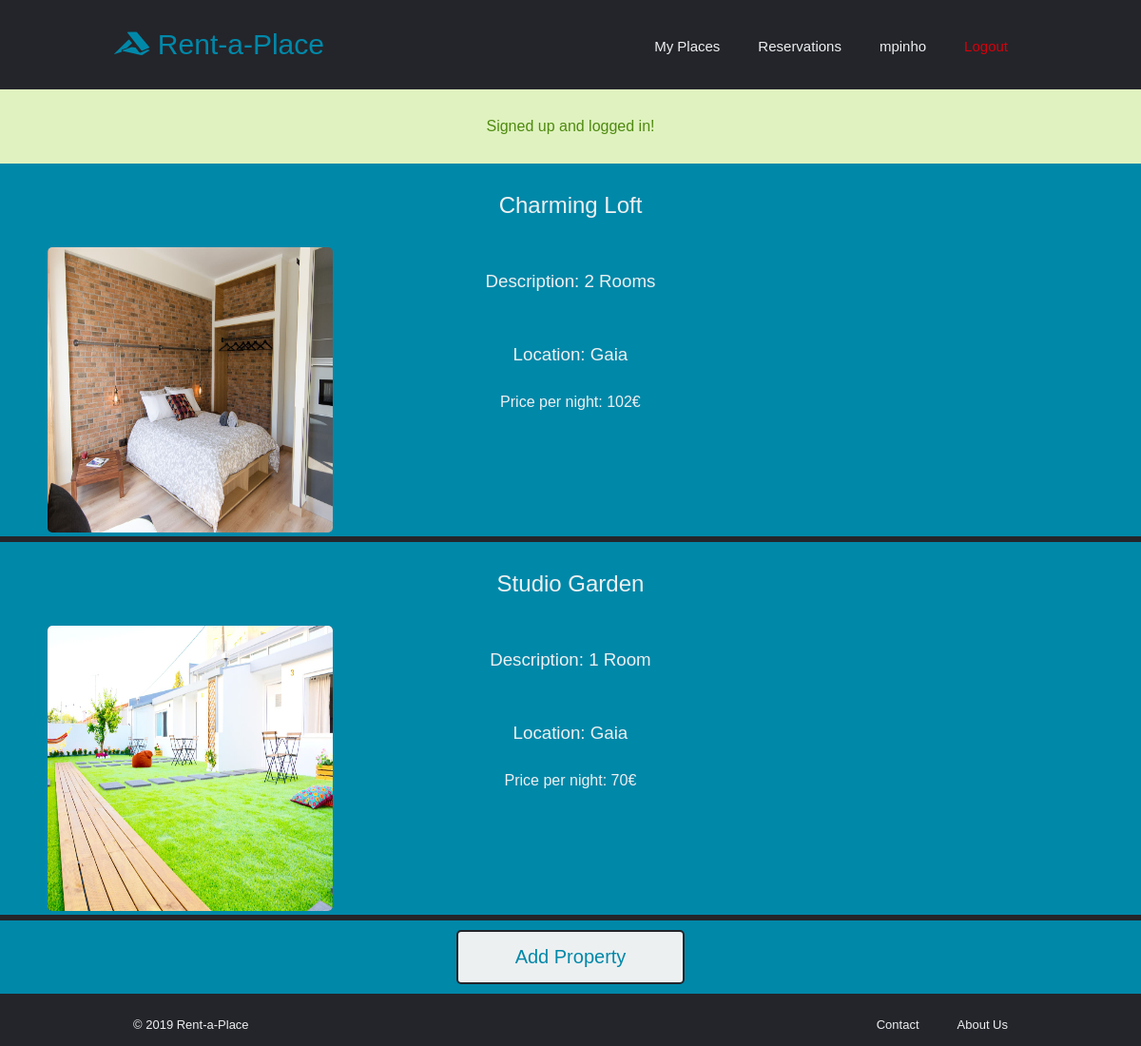
Page /pages/manage.php (signed in) on the committed database.
### tables this page shows
CREATE TABLE Properties (id INTEGER PRIMARY KEY, ownerID INTEGER NOT NULL, price FLOAT NOT NULL, title VARCHAR NOT NULL, location VARCHAR NOT NULL, description VARCHAR NOT NULL, availabilityStart DATE, availabilityEnd DATE);

CREATE TABLE Photos (id INTEGER PRIMARY KEY, description VARCHAR NOT NULL, propertyID INTEGER, path TEXT NOT NULL);

### pages/manage.php (called while the page is built, shortened)
<?php
  include_once('../templates/common/tpl_common.php');
  include_once('../templates/common/tpl_rental.php');
  include_once('../database/db_rental.php');
  $rentals = getProperties($_SESSION['username']);
  draw_header($_SESSION['username']);
  draw_rentals($rentals);
  draw_add();
  draw_footer();

### database/db_rental.php (called while the page is built, shortened)
<?php
    include_once('../database/db_user.php');
  function getProperties($username)
  {
      $db = Database::instance()->db();
      $user = getUser($username);
      $stmt = $db->prepare('SELECT * FROM Properties WHERE ownerID = ?');
      $stmt->execute(array($user['id']));
      return $stmt->fetchAll();
  }
  function getPropertyPhotos($property_id)
  {
      $db = Database::instance()->db();
      $stmt = $db->prepare('SELECT * FROM Photos WHERE propertyID = ?');
      $stmt->execute(array($property_id));
      return $stmt->fetchAll();
  }

### database/db_user.php (called while the page is built, shortened)
<?php
  function getUser($username)
  {
      $db = Database::instance()->db();
      $stmt = $db->prepare('SELECT * FROM Users WHERE username = ?');
      $stmt->execute(array($username));
      return $stmt->fetch();
  }

### templates/common/tpl_rental.php (the view, shortened to what this page needs)
<?php
include_once('../database/db_rental.php');
include_once('../database/db_user.php');
function draw_rentals($rentals)
{
    ?>
  <section class="rentals">
  <?php
    foreach ($rentals as $rental) {
        draw_rental($rental);
    } ?>
  </section>
<?php
} ?>
<?php function draw_add()
    {
        ?>
  <section class="add_menu">
    <button type="button" onclick="window.location.href='../pages/addproperty.php'" >Add Property</button>
  </section>
<?php
    } ?>
<?php function draw_rental($rental)
    {
    $photos = getPropertyPhotos($rental['id']);
        ?>
<a href="property.php?id=<?=$rental['id']?> " class="rental">
<article>
    <h2><?=$rental['title']?></h2>
  <main>
    <div class="row">
      <div class="column">
        <img alt="Property Image" src="../images/properties/<?php echo $photos[0]['path']; ?>"/>
      </div>
      <div class="column">
        <h3>Description: <?=$rental['description']?></h3>
        <h3>Location: <?=$rental['location']?></h3>
        <h4>Price per night: <?=$rental['price']?>€</h4>
      </div>
    </div>
</main>
</article>
</a>
<?php
    } ?>

### templates/common/tpl_common.php (shortened to what this page needs)
<?php function draw_header($username)
{
     ?>
  <!DOCTYPE html>
  <html>
    <head>
    <link rel="stylesheet" type="text/css" href="../css/header.css">
    <link rel="stylesheet" type="text/css" href="../css/style.css">
    <link rel="stylesheet" type="text/css" href="../css/footer.css">
    <link rel="stylesheet" type="text/css" href="../css/auth.css">
    <link rel="stylesheet" type="text/css" href="../css/profile.css">
    <link rel="stylesheet" type="text/css" href="../css/aboutus.css">
    <link rel="stylesheet" type="text/css" href="../css/rental.css">
    <link rel="stylesheet" type="text/css" href="../css/property.css">
    <link rel="stylesheet" type="text/css" href="../css/contact.css">
    <link rel="stylesheet" type="text/css" href="../css/search.css">
</head>
    <body>
      <header class="main_header">
        <nav>
        <?php if ($username != null) { ?>
          <ul id="header_links">
              <li><h1><a href="login.php" ><i class="fab fa-accusoft"></i> Rent-a-Place</a></h1></li>
              <li class="right_links"><a id="logout" href="../actions/action_logout.php">Logout</a></li>
              <li class="right_links"><a href="profile.php"><?=$username?></a></li>
              <li class="right_links"><a href="reservations.php">Reservations</a></li>
              <li class="right_links"><a href="manage.php">My Places</a></li>
            </ul>
        <?php } else { ?>
          <ul id="header_links">
              <li><h1><a href="login.php" ><i class="fab fa-accusoft"></i> Rent-a-Place</a></h1></li>
            </ul>
        <?php  } ?>
        </nav>
      </header>
      <?php if (isset($_SESSION['messages'])) {?>
        <section id="messages">
          <?php foreach ($_SESSION['messages'] as $message) { ?>
            <div class="<?=$message['type']?>"><?=$message['content']?></div>
          <?php } ?>
        </section>
      <?php unset($_SESSION['messages']); } ?>
<?php
} ?>
<?php function draw_footer()
    {
          ?>
    <footer class="main_footer">
        <ul id="footer_links">
            <li>
            &copy; 2019 Rent-a-Place
            </li>
            <li class="footer_right">
                <a href="aboutus.php">About Us</a>
            </li>
            <li class="footer_right">
                <a href="contact.php">Contact</a>
            </li>
        </ul>
    </footer>
  </body>
</html>
<?php
    } ?>

### css/header.css (style rules this page uses)
.main_header { margin: 30px 10%; }
#header_links { list-style: none; }
#header_links li { display: inline-block; }
h1 a { font-size: 30px; text-decoration: none; transition: all 0.3s ease 0s; color: #0088a9; }
.right_links { float: right; padding: 0px 20px; margin-top: 10px; }
.right_links a { transition: all 0.3s ease 0s; font-size: 15px; color: #edf0f1; text-decoration: none; }
.right_links #logout { color: #d8000c; }
body > #messages div { width: 100%; padding: 30px 10%; text-align: center; }
body > #messages .success { color: #4f8a10; background-color: #dff2bf; }

### css/style.css (style rules this page uses)
* { box-sizing: border-box; margin: 0; padding: 0; background-color: #24252a; font-family: "Montserrat", sans-serif; font-weight: 500; }

### css/footer.css (style rules this page uses)
.main_footer { color: #edf0f1; padding: 15px 10%; font-size: 13px; }
#footer_links li { display: inline-block; padding: 0px 20px; }
.footer_right { float: right; }
.footer_right a { text-decoration: none; color: #edf0f1; transition: all 0.3s ease 0s; }

### css/auth.css (style rules this page uses)
h2 { color: #edf0f1; background-color: #0088a9; padding: 30px 10%; text-align: center; }

### css/aboutus.css (style rules this page uses)
h3 { color: #edf0f1; background-color: #0088a9; padding: 30px 10%; }

### css/rental.css (style rules this page uses)
.rental { transition: all 0.3s ease 0s; color: #edf0f1; text-decoration: none; background-color: #0088a9; }
.rental article { border-bottom: 2px solid #24252a; }
.rental h3 { margin-top: -5px; text-align: center; }
.rental h4 { text-align: center; color: #edf0f1; background-color: #0088a9; }
.rental img { width: 300px; height: 300px; border-radius: 5px; }
.rental .row { width: 100%; display: inline-block; background-color: #0088a9; }
.rental .column { float: left; width: 33.33%; text-align: center; background-color: #0088a9; }
.rental h2 { text-align: center; }
.add_menu { background-color: #0088a9; margin-bottom: 10px; padding-top: 10px; padding-bottom: 10px; }
.add_menu button { color: #0088a9; font-size: 20px; font-weight: 500; padding: 15px 20px; border: 2px solid #24252a; border-radius: 5px; cursor: pointer; background-color: #edf0f1; transition: all 0.3s ease 0s; width: 20%; text-align: center; display: block; margin-left: auto; margin-right: auto; }

### rows in the picture
properties: title "Charming Loft", photos.path (picture), description "2 Rooms", location "Gaia", price "102"
properties: title "Studio Garden", photos.path (picture), description "1 Room", location "Gaia", price "70"

### other values in the picture
$username "mpinho"
$message['content'] "Signed up and logged in!"
